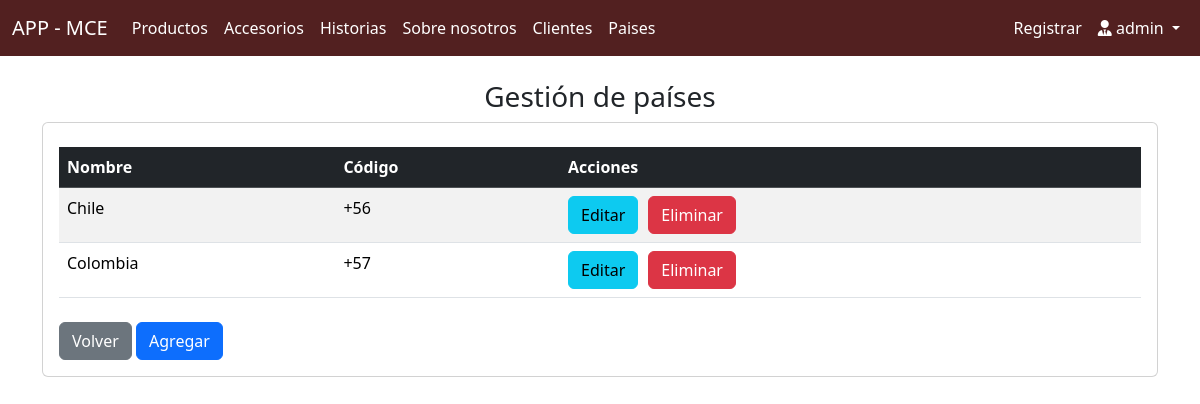
Page /administrativo/crud_paises (signed in) on the earlier database version.
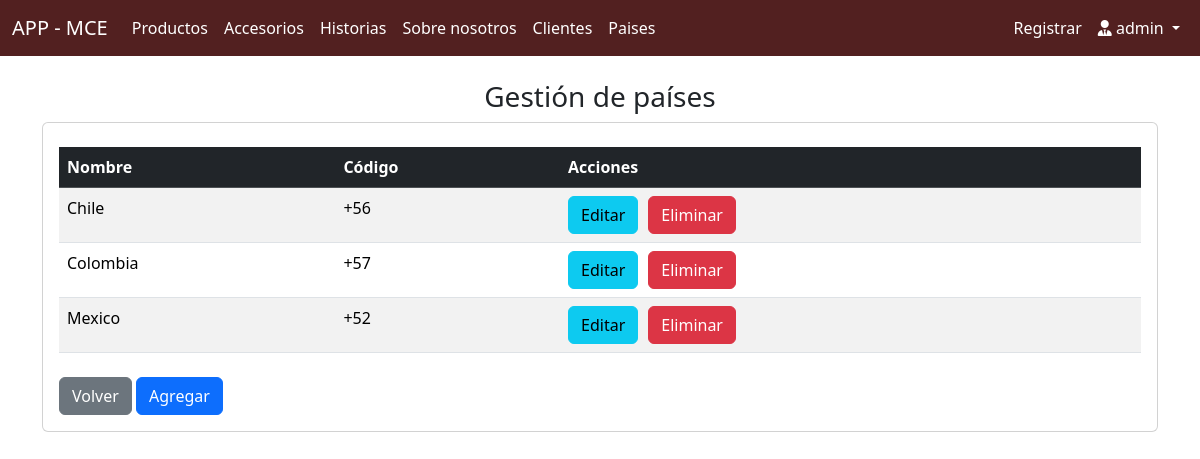
Same page on the later database version.
### mce/models.py (models this page shows, shortened)
class Pais(models.Model):
    nombre = models.CharField(max_length=100)
    codigo = models.CharField(max_length=5)

### administrativo/views.py (the view)
# urls.py: path('crud_paises', views.crud_paises, name='crud_paises'),
@login_required
def crud_paises(request):
    paises= Pais.objects.all()
    context={"paises":paises}
    return render(request, 'administrativo/paises_list.html', context)

### administrativo/templates/administrativo/paises_list.html (shortened to what this page needs)
{% extends 'administrativo/baseCrud.html' %}
{% block body %}
<div class="row">
    <div class="col-sm-12">
        <h3 class="text-center">Gestión de países</h3>
        <div class="card">
            <div class="card-body">
                <div class="table-responsive py-2">
                    <table class="table table-striped">
                        {% if paises %}
                        <thead class="table-dark">
                            <tr>
                                <th>Nombre</th>
                                <th>Código</th>
                                <th>Acciones</th>
                            </tr>
                        </thead>
                        <tbody>
                            {% for p in paises %}
                            <tr>
                                <td>{{ p.nombre }}</td>
                                <td>{{ p.codigo }}</td>
                                <td>
                                    <div style="display: flex; gap: 10px;">
                                        <a href="{% url 'paises_edit' pk=p.pk %}" class="btn btn-info">Editar</a>
                                        <a href="{% url 'paises_del' pk=p.pk %}" class="btn btn-danger">Eliminar</a>
                                    </div>
                                </td>
                            </tr>
                            {% endfor %}
                        </tbody>
                        {% endif %}
                    </table>
                </div>
                <button type="button" class="btn btn-secondary">
                    <a href="{% url 'crud' %}" style="text-decoration: none;" class="text-white">Volver</a>
                </button>
                <button type="button" class="btn btn-primary">
                    <a href="{% url 'paisesAdd' %}" style="text-decoration: none;" class="text-white">Agregar</a>
                </button>
            </div>
        </div>
    </div>
</div>
{% endblock %}

Differences in the rows shown:
added Pais: nombre "Mexico", codigo "+52"
